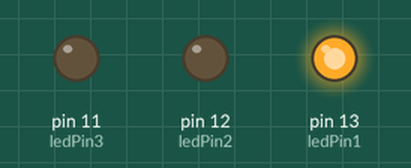
Recording of a sketch running on a simulated Arduino Uno, built with avr-gcc and run on an emulated ATmega328P. Parts: output pins drawn as LEDs (lit = HIGH).

Above: at 0.5 s.
At 2.5 s:
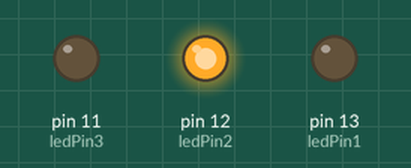
At 4.5 s:
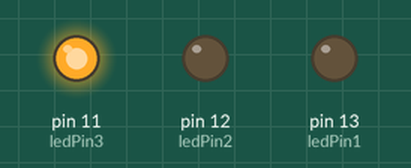
At 5.5 s:
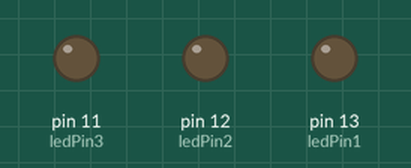
Timing chart, 0 to 7.8 s (numbered marks = the images above):
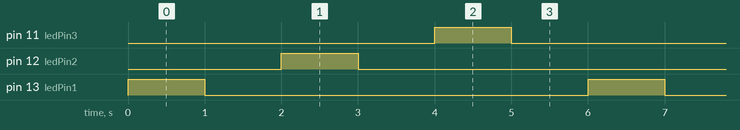

The sketch:

LED_Pattern.ino
```cpp
int ledPin1 = 13;
int ledPin2 = 12;
int ledPin3 = 11;
void setup() {
  pinMode(ledPin1, OUTPUT);
  pinMode(ledPin2, OUTPUT);
  pinMode(ledPin3, OUTPUT);
}
void loop() {
  digitalWrite(ledPin1, HIGH);
  delay(1000);
  digitalWrite(ledPin1, LOW);
  delay(1000);
  digitalWrite(ledPin2, HIGH);
  delay(1000);
  digitalWrite(ledPin2, LOW);
  delay(1000);
  digitalWrite(ledPin3, HIGH);
  delay(1000);
  digitalWrite(ledPin3, LOW);
  delay(1000);
}
```

Measured:
- by itself, pin 11 (ledPin3), pin 12 (ledPin2), pin 13 (ledPin1): alternates HIGH for 1.0 s and LOW for 5.0 s
- by itself, everything shown: repeats every 6.0 s, in 6 steps
